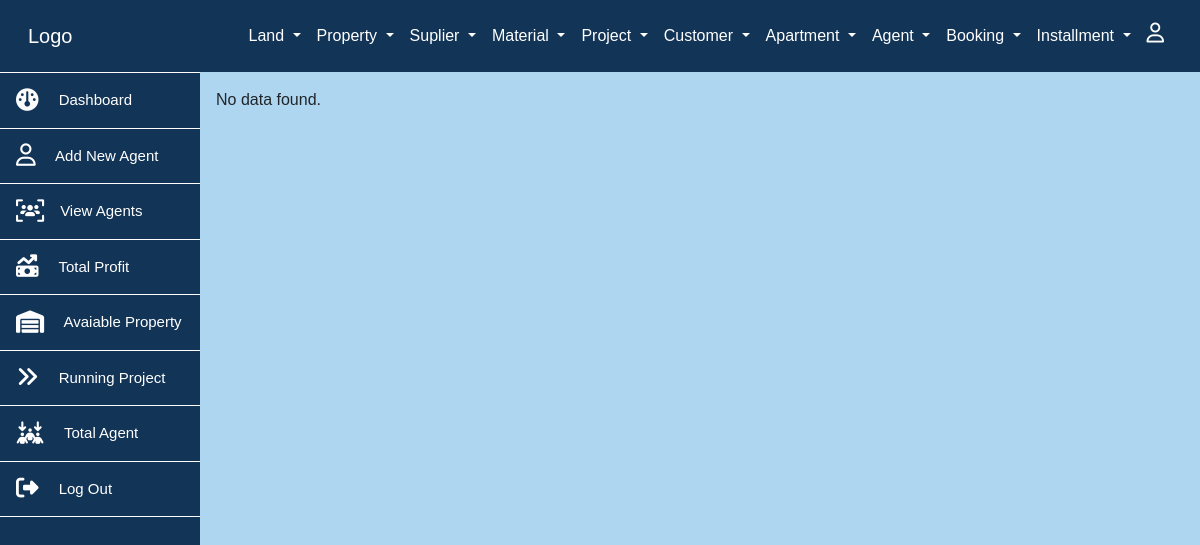
Page /pages/project/pjview.php on the earlier database version.
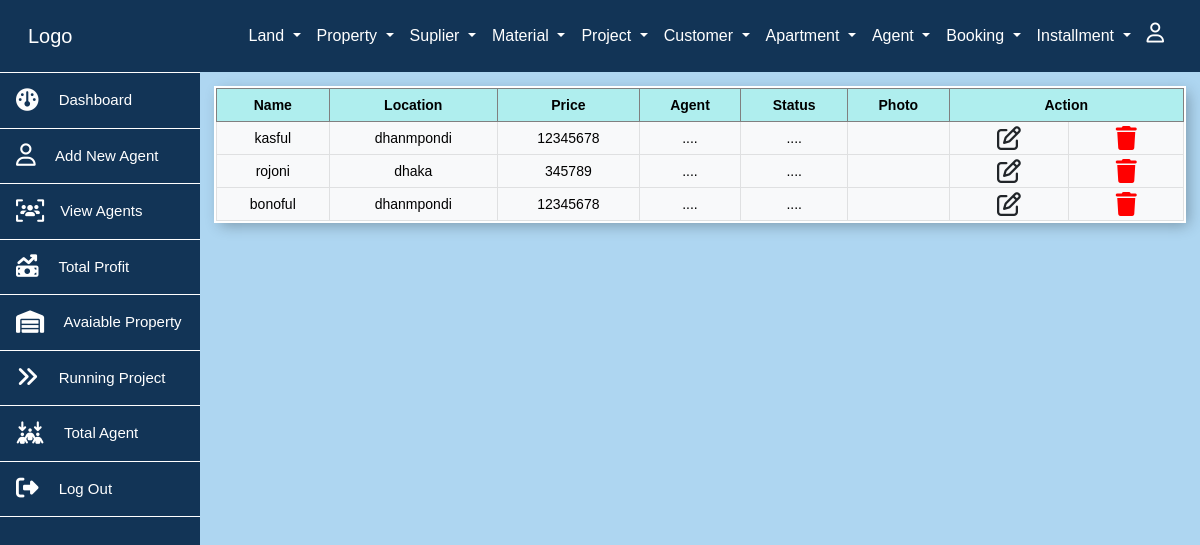
Same page on the later database version.
### tables this page shows
CREATE TABLE `project` (
  `project_id` int(101) NOT NULL,
  `project_name` varchar(100) NOT NULL,
  `project_location` varchar(100) NOT NULL,
  `project_price` varchar(10) NOT NULL,
  `ls_id` int(55) NOT NULL,
  `land_agent_id` int(55) NOT NULL,
  `land_img` varchar(55) NOT NULL
);

### includes/conf.php (called while the page is built, shortened)
<?php
function get_header(){
    include('nav.php');
}
function get_side(){
    include('sidebar.php');
}
?>

### pages/project/pjview.php (the view)
<?php include('../../includes/conf.php');
  get_header();
  get_side();
?>
<div class="col-md-10 table-responsive p-3">
<?php
    $sql = "SELECT * FROM project";
    $result = $conn->query($sql);
    if ($result->num_rows > 0) {
        echo "<table class='table table-light align-middle text-center table-bordered'>
        <thead>";
        echo "<tr>
                <th>Name</th>
                <th>Location</th>
                <th>Price</th>
                <th>Agent</th>
                <th>Status</th>
                <th>Photo</th>
                <th colspan='2'>Action</th>
            </tr>
            </thead>
            ";
        while ($row = $result->fetch_assoc()) {
            echo "<tbody>
            <tr>
                <td>$row[project_name]</td>
                <td>$row[project_location]</td>
                <td>$row[project_price]</td>
                <td>....</td>
                <td>....</td>
                <td>";
                 echo
                "</td>
                <td><a class='btn' href='pjupdate.php?id=$row[project_id]'><i class='fa-regular fa-pen-to-square fa-xl'></i> </a></td>
                <td><a class='btn' href='pjdelete.php?id=$row[project_id]'><i class='fa-solid fa-trash fa-xl' style='color: #ff0000;'></i></a></td>
            <tr>
            </tbody>
            ";
        }
        echo "</table>";
    } else {
        echo "No data found.";
    }
?>
</div>

### includes/nav.php (shortened to what this page needs)
<html lang="en">
  <head>
    <link href="https://cdn.jsdelivr.net/npm/bootstrap@5.3.0/dist/css/bootstrap.min.css" rel="stylesheet">
    <link rel="stylesheet" href="https://cdnjs.cloudflare.com/ajax/libs/font-awesome/6.4.0/css/all.min.css">
    <link rel="stylesheet" href="../../dist/css/style.css">
  </head>
  <body>
  <nav class="navbar navbar-expand-lg navbar-text navbar-dark p-3 gx-0" style="background-color: #123456;">
  <div class="container-fluid">
    <a class="navbar-brand" href="#">Logo</a>
    <div class="collapse navbar-collapse justify-content-end" id="navbarNavDropdown">
      <ul class="navbar-nav justify-content-end">
        <li class="nav-item dropdown">
          <a class="nav-link dropdown-toggle" href="#" role="button" data-bs-toggle="dropdown" aria-expanded="false">
            Land
          </a>
        </li>
        <li class="nav-item dropdown">
          <a class="nav-link dropdown-toggle" href="#" role="button" data-bs-toggle="dropdown" aria-expanded="false">
            Property
          </a>
        </li>
        <li class="nav-item dropdown">
          <a class="nav-link dropdown-toggle" href="#" role="button" data-bs-toggle="dropdown" aria-expanded="false">
            Suplier
          </a>
          <li class="nav-item dropdown">
          <a class="nav-link dropdown-toggle" href="#" role="button" data-bs-toggle="dropdown" aria-expanded="false">
          Material
          </a>
        </li>
        <li class="nav-item dropdown">
          <a class="nav-link dropdown-toggle" href="#" role="button" data-bs-toggle="dropdown" aria-expanded="false">
          Project
          </a>
        </li>
        <li class="nav-item dropdown">
          <a class="nav-link dropdown-toggle" href="#" role="button" data-bs-toggle="dropdown" aria-expanded="false">
          Customer
          </a>
        </li>
        <li class="nav-item dropdown">
          <a class="nav-link dropdown-toggle" href="#" role="button" data-bs-toggle="dropdown" aria-expanded="false">
          Apartment
          </a>
        </li>
        <li class="nav-item dropdown">
          <a class="nav-link dropdown-toggle" href="#" role="button" data-bs-toggle="dropdown" aria-expanded="false">
          Agent
          </a>
        </li>
        <li class="nav-item dropdown">
          <a class="nav-link dropdown-toggle" href="#" role="button" data-bs-toggle="dropdown" aria-expanded="false">
          Booking
          </a>
        </li>
        <li class="nav-item dropdown">
          <a class="nav-link dropdown-toggle" href="#" role="button" data-bs-toggle="dropdown" aria-expanded="false">
          Installment
          </a>
        </li>
        <li class="nav-item dropdown">
          <a class="nav-link mt-2" href="#" role="button" data-bs-toggle="dropdown" aria-expanded="false">
          <i class="fa-regular fa-user fa-lg"></i>
          </a>
        </li>
        </li>
      </ul>
    </div>
  </div>
</nav>

### includes/sidebar.php (shortened to what this page needs)
<head>
  <link rel="stylesheet" href="https://cdnjs.cloudflare.com/ajax/libs/font-awesome/6.4.0/css/all.min.css">
  <link rel="stylesheet" href="../dist/css/style.css">
</head>
<div class="container-fluid d-flex justify-content-start gx-0 side">
    <div class="col-md-2 vh-100 text-white scrl" >
      <div class="side vh-100" style="background-color: #123456;">
      <a class = " nav-link p-3 aborder" style = "border-top:1px solid white" href="../index/index.php"><i class="fa-solid fa-gauge fa-xl me-3" style="color: #fcfcfc;"></i>
                    Dashboard </a>
      <a class = " nav-link p-3 aborder" href="../agent/agentadd.php">
               Add New Agent</a>
      <a class = " nav-link p-3 aborder" href="../agent/agent.php">
        <i class="fa-solid fa-users-viewfinder fa-xl me-3"></i>View Agents</a>
      <a class = " nav-link p-3 aborder" href="#">
              Total Profit</a>
      <a class = "nav-link p-3 aborder" href="../property/propertyview.php">
                Avaiable Property
      </a>
      <a class = "nav-link p-3 aborder" href="#">
              Running Project</a>
      <a class = "nav-link p-3 aborder" href="#">
            Total Agent
      </a>
      <a class = "nav-link p-3 aborder" href="#">
      Log Out</a>
      </div>
    </div>

Differences in the rows shown:
added project: project_name "kasful", project_location "dhanmpondi", project_price "12345678"
added project: project_name "rojoni", project_location "dhaka", project_price "345789"
added project: project_name "bonoful", project_location "dhanmpondi", project_price "12345678"
Other differences:
text no longer shown: "No data found."
text now shown: "Name Location Price Agent Status Photo Action"
